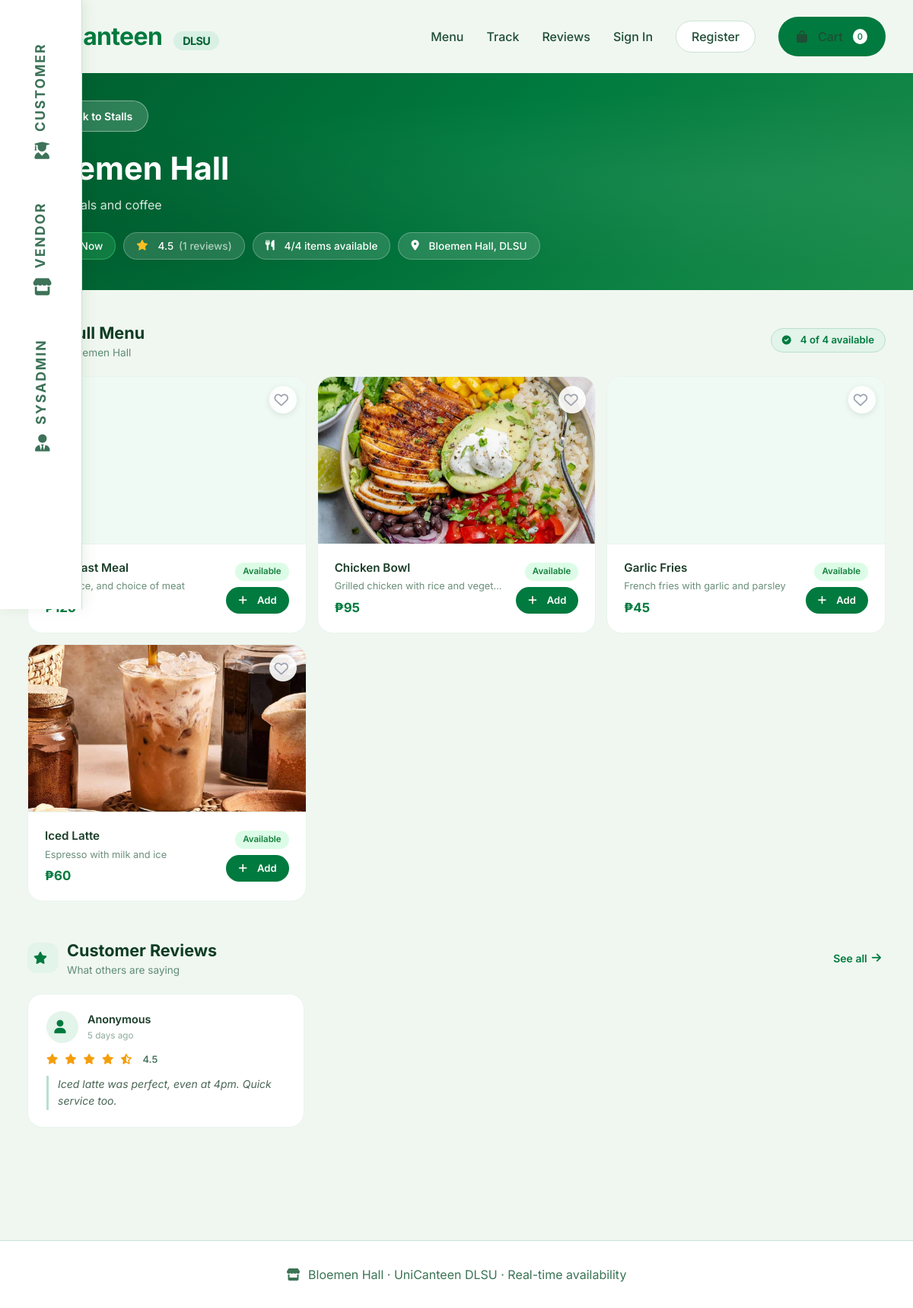
The page /index.php?page=restaurant&id=1 on the database its author committed.
### tables this page shows
CREATE TABLE Restaurants (
    ID INT PRIMARY KEY AUTO_INCREMENT,
    name VARCHAR(60) NOT NULL,
    address VARCHAR(100),
    description TEXT,
    logo_url VARCHAR(255),
    owner_ID INT,
    is_open BOOLEAN DEFAULT TRUE,
    created_at TIMESTAMP DEFAULT CURRENT_TIMESTAMP,
    FOREIGN KEY (owner_ID) REFERENCES Users(ID)
);

CREATE TABLE Items (
    ID INT PRIMARY KEY AUTO_INCREMENT,
    name VARCHAR(60) NOT NULL,
    description TEXT,
    price DECIMAL(10, 2) NOT NULL,
    image_url VARCHAR(255),
    isAvailable BOOLEAN DEFAULT TRUE,
    restaurant_ID INT,
    created_at TIMESTAMP DEFAULT CURRENT_TIMESTAMP,
    FOREIGN KEY (restaurant_ID) REFERENCES Restaurants(ID) ON DELETE CASCADE
);

CREATE TABLE Ratings (
    ID INT PRIMARY KEY AUTO_INCREMENT,
    restaurant_ID INT,
    order_ID INT UNIQUE,
    rating DECIMAL(3, 2) CHECK (rating BETWEEN 1.0 AND 5.0),
    review TEXT,
    timestamp TIMESTAMP DEFAULT CURRENT_TIMESTAMP,
    FOREIGN KEY (restaurant_ID) REFERENCES Restaurants(ID) ON DELETE CASCADE,
    FOREIGN KEY (order_ID) REFERENCES Orders(ID) ON DELETE CASCADE
);

### config/config.php (called while the page is built, shortened)
<?php
if (!function_exists('url')) {
    function url($path = '') {
        return BASE_PATH . ltrim($path, '/');
    }
}
if (!function_exists('getTimeAgo')) {
    function getTimeAgo($timestamp) {
        $time_ago = strtotime($timestamp);
        $current_time = time();
        $time_difference = $current_time - $time_ago;
        $seconds = $time_difference;
        $minutes = round($seconds / 60);
        $hours = round($seconds / 3600);
        $days = round($seconds / 86400);
        if ($seconds < 60) {
            return "Just now";
        } else if ($minutes < 60) {
            return $minutes . " minute" . ($minutes > 1 ? "s" : "") . " ago";
        } else if ($hours < 24) {
            return $hours . " hour" . ($hours > 1 ? "s" : "") . " ago";
        } else {
            return $days . " day" . ($days > 1 ? "s" : "") . " ago";
        }
    }
}
?>

### frontend/restaurant.php (the view, shortened to what this page needs)
<?php
require_once __DIR__ . '/../config/config.php';
$restaurant_id = intval($_GET['id']);
$db = Database::getInstance()->getConnection();
$restaurantQuery = "SELECT
    r.*,
    COALESCE(AVG(rt.rating), 0) as avg_rating,
    COUNT(DISTINCT rt.ID) as rating_count,
    (SELECT COUNT(*) FROM Items WHERE restaurant_ID = r.ID AND isAvailable = TRUE) as available_items_count,
    (SELECT COUNT(*) FROM Items WHERE restaurant_ID = r.ID) as total_items_count
    FROM Restaurants r
    LEFT JOIN Ratings rt ON r.ID = rt.restaurant_ID
    WHERE r.ID = ?
    GROUP BY r.ID";
$stmt = $db->prepare($restaurantQuery);
$stmt->bind_param("i", $restaurant_id);
$stmt->execute();
$restaurantResult = $stmt->get_result();
$restaurant = $restaurantResult->fetch_assoc();
$itemsQuery = "SELECT * FROM Items WHERE restaurant_ID = ? ORDER BY isAvailable DESC, name";
$stmt = $db->prepare($itemsQuery);
$stmt->bind_param("i", $restaurant_id);
$stmt->execute();
$itemsResult = $stmt->get_result();
$reviewsQuery = "SELECT
    rt.*,
    u.full_name as reviewer_name
    FROM Ratings rt
    LEFT JOIN Orders o ON rt.order_ID = o.ID
    LEFT JOIN Users u ON o.customer_ID = u.ID
    WHERE rt.restaurant_ID = ?
    ORDER BY rt.timestamp DESC
    LIMIT 6";
$stmt = $db->prepare($reviewsQuery);
$stmt->bind_param("i", $restaurant_id);
$stmt->execute();
$reviewsResult = $stmt->get_result();
$cart_items_count = 0;
$userFavorites = [];
?>
<!DOCTYPE html>
<html lang="en">
<head>
    <link rel="stylesheet" href="https://cdnjs.cloudflare.com/ajax/libs/font-awesome/6.0.0-beta3/css/all.min.css">
    <link rel="stylesheet" href="<?php echo url('assets/styles.css'); ?>">
</head>
<body>
    <div class="main-content">
        <section class="page-section">
            <div class="wrapper">
                <nav class="customer-nav">
                    <a href="index.php?page=customer" class="logo">UniCanteen <span>DLSU</span></a>
                    <div class="customer-nav-links">
                        <a href="index.php?page=customer#menu">Menu</a>
                        <a href="index.php?page=customer#track">Track</a>
                        <a href="index.php?page=reviews">Reviews</a>
                        <?php if (isset($_SESSION['user_id'])): ?>
                            <a
                                href="index.php?page=profile"><?php echo htmlspecialchars(explode(' ', $_SESSION['user_name'] ?? 'Profile')[0]); ?></a>
                            <a href="index.php?page=logout" class="btn-outline">Logout</a>
                        <?php else: ?>
                            <a href="index.php?page=login">Sign In</a>
                            <a href="index.php?page=register" class="btn-outline">Register</a>
                        <?php endif; ?>
                        <a href="index.php?page=cart" class="btn-primary">
                            <i class="fas fa-bag-shopping"></i> Cart
                            <span class="cart-count"><?php echo $cart_items_count; ?></span>
                        </a>
                    </div>
                </nav>
            </div>
            <div class="r-hero">
                <div class="r-hero-inner">
                    <div class="wrapper">
                        <div>
                            <a href="index.php?page=customer#menu" class="btn-back">
                                <i class="fas fa-arrow-left"></i> Back to Stalls
                            </a>
                        </div>
                        <div class="r-hero-row">
                            <div>
                                <h1><?php echo htmlspecialchars($restaurant['name']); ?></h1>
                                <?php if ($restaurant['description']): ?>
                                    <p class="r-hero-desc"><?php echo htmlspecialchars($restaurant['description']); ?></p>
                                <?php endif; ?>
                                <div class="hero-pills">
                                    <span
                                        class="h-pill <?php echo $restaurant['is_open'] ? 'pill-open' : 'pill-closed'; ?>">
                                        <?php echo $restaurant['is_open'] ? 'Open Now' : 'Closed'; ?>
                                    </span>
                                    <span class="h-pill">
                                        <i class="fas fa-star" style="color:#fbbf24;"></i>
                                        <?php echo number_format($restaurant['avg_rating'], 1); ?>
                                        <span style="opacity:0.65;">(<?php echo $restaurant['rating_count']; ?>
                                            reviews)</span>
                                    </span>
                                    <span class="h-pill">
                                        <i class="fas fa-utensils"></i>
                                        <?php echo $restaurant['available_items_count']; ?>/<?php echo $restaurant['total_items_count']; ?>
                                        items available
                                    </span>
                                    <?php if ($restaurant['address']): ?>
                                        <span class="h-pill">
                                            <i class="fas fa-map-marker-alt"></i>
                                            <?php echo htmlspecialchars($restaurant['address']); ?>
                                        </span>
                                    <?php endif; ?>
                                </div>
                            </div>
                        </div>
                    </div>
                </div>
            </div>
            <div class="r-body">
                <div class="wrapper">
                    <div class="sec-header">
                        <div class="sec-header-icon"><i class="fas fa-utensils"></i></div>
                        <div>
                            <h2>Full Menu</h2>
                            <p class="sec-subtitle"><?php echo $restaurant['name']; ?></p>
                        </div>
                        <div class="sec-header-end">
                            <span class="availability-pill">
                                <i class="fas fa-circle-check" style="font-size:0.75rem;"></i>
                                <?php echo $restaurant['available_items_count']; ?> of
                                <?php echo $restaurant['total_items_count']; ?> available
                            </span>
                        </div>
                    </div>
                    <div class="menu-grid-2col">
                        <?php
                        $itemsResult->data_seek(0);
                        while ($item = $itemsResult->fetch_assoc()):
                            $isAvailable = ($item['isAvailable'] == 1 || $item['isAvailable'] === '1' || $item['isAvailable'] === true);
                            $isFav = in_array($item['ID'], $userFavorites);
                            ?>
                            <div class="menu-card <?php echo !$isAvailable ? 'sold-out-card' : ''; ?>" style="position:relative;">
                                <button class="fav-btn" data-item-id="<?php echo $item['ID']; ?>"
                                        style="position:absolute; top:12px; right:12px; z-index:10; background:rgba(255,255,255,0.9); border:none; border-radius:50%; width:36px; height:36px; display:flex; align-items:center; justify-content:center; cursor:pointer; box-shadow:0 2px 8px rgba(0,0,0,0.1); color: <?php echo $isFav ? '#dc2626' : '#9ca3af'; ?>; transition: transform 0.2s, color 0.2s; font-size:1.15rem;">
                                    <i class="<?php echo $isFav ? 'fas' : 'far'; ?> fa-heart" style="transform: translate(1px, 1px);"></i>
                                </button>
                                <?php if (!empty($item['image_url'])): ?>
                                    <img src="<?php echo htmlspecialchars(url($item['image_url'])); ?>"
                                        alt="<?php echo htmlspecialchars($item['name']); ?>" class="menu-card-img">
                                <?php else: ?>
                                    <div class="menu-card-icon">
                                    </div>
                                <?php endif; ?>
                                <div class="menu-card-info-row">
                                    <div class="menu-card-body">
                                        <div class="menu-card-name"><?php echo htmlspecialchars($item['name']); ?></div>
                                        <?php if ($item['description']): ?>
                                            <div class="menu-card-desc"><?php echo htmlspecialchars($item['description']); ?>
                                            </div>
                                        <?php endif; ?>
                                        <div class="menu-card-price" style="margin-top:6px;">
                                            ₱<?php echo number_format($item['price'], 0); ?></div>
                                    </div>
                                    <div class="menu-card-actions">
                                        <span class="avail-tag-small <?php echo $isAvailable ? 'yes' : 'no'; ?>">
                                            <?php echo $isAvailable ? 'Available' : 'Sold Out'; ?>
                                        </span>
                                        <?php if ($isAvailable): ?>
                                            <a href="index.php?page=restaurant&id=<?php echo $restaurant_id; ?>&add_to_cart=<?php echo $item['ID']; ?>"
                                                class="btn-add" id="cart-btn-<?php echo $item['ID']; ?>">
                                                <i class="fas fa-plus"></i> Add
                                            </a>
                                        <?php else: ?>
                                            <span class="btn-sold">
                                                <i class="fas fa-times"></i> Sold Out
                                            </span>
                                        <?php endif; ?>
                                    </div>
                                </div>
                            </div>
                        <?php endwhile; ?>
                    </div>
                    <div class="sec-header" id="reviews">
                        <div class="sec-header-icon"><i class="fas fa-star"></i></div>
                        <div>
                            <h2>Customer Reviews</h2>
                            <p class="sec-subtitle">What others are saying</p>
                        </div>
                        <div class="sec-header-end">
                            <a href="index.php?page=reviews"
                                style="color:#007a3e; font-weight:600; font-size:0.875rem; text-decoration:none; display:flex; align-items:center; gap:6px;">
                                See all <i class="fas fa-arrow-right"></i>
                            </a>
                        </div>
                    </div>
                    <div class="reviews-grid-local">
                        <?php
                        $reviewsResult->data_seek(0);
                        if ($reviewsResult->num_rows > 0):
                            while ($review = $reviewsResult->fetch_assoc()):
                                ?>
                                <div class="rev-card">
                                    <div class="rev-top">
                                        <div class="rev-avatar">
                                            <i class="fas fa-user"></i>
                                        </div>
                                        <div>
                                            <div class="rev-name">
                                                <?php echo htmlspecialchars($review['reviewer_name'] ?? 'Anonymous'); ?>
                                            </div>
                                            <div class="rev-time"><?php echo getTimeAgo($review['timestamp']); ?></div>
                                        </div>
                                    </div>
                                    <div class="rev-stars">
                                        <?php
                                        $rating = $review['rating'];
                                        for ($i = 1; $i <= 5; $i++):
                                            if ($i <= floor($rating)): ?>
                                                <i class="fas fa-star"></i>
                                            <?php elseif ($i - 0.5 <= $rating): ?>
                                                <i class="fas fa-star-half-alt"></i>
                                            <?php else: ?>
                                                <i class="far fa-star" style="color:#d1d5db;"></i>
                                            <?php endif;
                                        endfor; ?>
                                        <span><?php echo number_format($rating, 1); ?></span>
                                    </div>
                                    <?php if ($review['review']): ?>
                                        <div class="rev-text"><?php echo htmlspecialchars($review['review']); ?></div>
                                    <?php endif; ?>
                                </div>
                                <?php
                            endwhile;
                        endif; ?>
                    </div>
                </div>
            </div>
            <footer class="footer-note">
                <i class="fas fa-store"></i>
                <?php echo htmlspecialchars($restaurant['name']); ?> · UniCanteen DLSU · Real-time availability
            </footer>
        </section>
    </div>
</body>
</html>

### rows shown on the page
restaurants: name "Bloemen Hall", description "Fresh meals and coffee", address "Bloemen Hall, DLSU"
items: name "Breakfast Meal", description "Eggs, rice, and choice of meat", isAvailable "Available"
items: image_url (picture), name "Chicken Bowl", description "Grilled chicken with rice and veget…", price "95", isAvailable "Available"
items: $item['ID'] 3 (drawn), name "Garlic Fries", description "French fries with garlic and parsley", price "45", isAvailable "Available"
items: image_url (picture), name "Iced Latte", description "Espresso with milk and ice", price "60", isAvailable "Available"
ratings: reviewer_name "Anonymous", timestamp "5 days ago", rating "4.5", review "Iced latte was perfect, even at 4pm. Quick service too."

### other values the page prints
$cart_items_count "0"
$restaurant['avg_rating'] "4.5"
$restaurant['rating_count'] "1"
$restaurant['available_items_count'] "4"
$restaurant['total_items_count'] "4"
